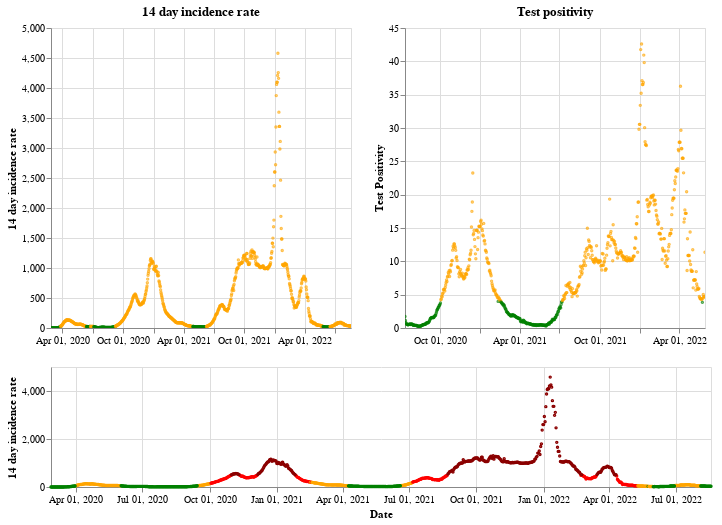

Here is the notebook cell this chart was saved with:
### Markdown cell above
## Wales

### Code cell
plot_traffic_light('Wales')

### Figure 1 — Vega-Lite specification as saved in the notebook (floating-point values rounded to 4 significant figures; data arrays with more than 128 entries replaced by an {"elided": "..."} marker saying what was removed)
{"config": {"view": {"continuousWidth": 400, "continuousHeight": 300}}, "vconcat": [{"hconcat": [{"mark": {"type": "point", "size": 2}, "encoding": {"color": {"condition": {"value": "green", "test": "(datum.twoWeeklyCasesRate <= 25)"}, "value": "orange"}, "tooltip": [{"type": "nominal", "field": "areaName"}, {"type": "temporal", "field": "date"}, {"type": "quantitative", "field": "twoWeeklyCasesRate"}, {"type": "quantitative", "field": "testPositivity"}], "x": {"type": "temporal", "axis": {"title": ""}, "field": "date", "scale": {"domain": {"selection": "DateBrush"}}, "timeUnit": "yearmonthdate"}, "y": {"type": "quantitative", "axis": {"title": "14 day incidence rate"}, "field": "twoWeeklyCasesRate"}}, "title": "14 day incidence rate", "width": 300}, {"mark": {"type": "point", "size": 2}, "encoding": {"color": {"condition": {"value": "green", "test": "(datum.testPositivity <= 4)"}, "value": "orange"}, "tooltip": [{"type": "nominal", "field": "areaName"}, {"type": "temporal", "field": "date"}, {"type": "quantitative", "field": "twoWeeklyCasesRate"}, {"type": "quantitative", "field": "testPositivity"}], "x": {"type": "temporal", "axis": {"title": ""}, "field": "date", "scale": {"domain": {"selection": "DateBrush"}}, "timeUnit": "yearmonthdate"}, "y": {"type": "quantitative", "axis": {"title": "Test Positivity"}, "field": "testPositivity"}}, "title": "Test positivity", "width": 300}]}, {"layer": [{"mark": {"type": "point", "size": 2}, "encoding": {"color": {"condition": {"value": "orange", "test": "(((datum.testPositivity < 4) && (datum.twoWeeklyCasesRate >= 50)) && (datum.twoWeeklyCasesRate < 200))"}, "value": "red"}, "opacity": {"condition": {"value": 1, "test": "((datum.twoWeeklyCasesRate >= 50) && (datum.twoWeeklyCasesRate < 500))"}, "value": 0}, "tooltip": [{"type": "nominal", "field": "areaName"}, {"type": "temporal", "field": "date"}, {"type": "quantitative", "field": "twoWeeklyCasesRate"}, {"type": "quantitative", "field": "testPositivity"}], "x": {"type": "temporal", "axis": {"title": "Date"}, "field": "date", "timeUnit": "yearmonthdate"}, "y": {"type": "quantitative", "axis": {"title": "14 day incidence rate"}, "field": "twoWeeklyCasesRate"}}, "selection": {"DateBrush": {"type": "interval", "encodings": ["x"], "fields": ["Time"]}}}, {"mark": {"type": "point", "size": 2}, "encoding": {"color": {"value": "darkred"}, "opacity": {"condition": {"value": 1, "test": "(datum.twoWeeklyCasesRate >= 500)"}, "value": 0}, "tooltip": [{"type": "nominal", "field": "areaName"}, {"type": "temporal", "field": "date"}, {"type": "quantitative", "field": "twoWeeklyCasesRate"}, {"type": "quantitative", "field": "testPositivity"}], "x": {"type": "temporal", "axis": {"title": "Date"}, "field": "date", "timeUnit": "yearmonthdate"}, "y": {"type": "quantitative", "axis": {"title": "14 day incidence rate"}, "field": "twoWeeklyCasesRate"}}}, {"mark": {"type": "point", "size": 2}, "encoding": {"color": {"condition": {"value": "green", "test": "((datum.testPositivity < 4) && (datum.twoWeeklyCasesRate < 50))"}, "value": "orange"}, "opacity": {"condition": {"value": 1, "test": "(datum.twoWeeklyCasesRate < 50)"}, "value": 0}, "tooltip": [{"type": "nominal", "field": "areaName"}, {"type": "temporal", "field": "date"}, {"type": "quantitative", "field": "twoWeeklyCasesRate"}, {"type": "quantitative", "field": "testPositivity"}], "x": {"type": "temporal", "axis": {"title": "Date"}, "field": "date", "timeUnit": "yearmonthdate"}, "y": {"type": "quantitative", "axis": {"title": "14 day incidence rate"}, "field": "twoWeeklyCasesRate"}}}], "height": 120, "width": 660}], "data": {"name": "data-187ed80a2536210c7e2ab3983063b50c"}, "$schema": "https://vega.github.io/schema/vega-lite/v4.8.1.json", "datasets": {"data-187ed80a2536210c7e2ab3983063b50c": {"elided": "904 records"}}}
